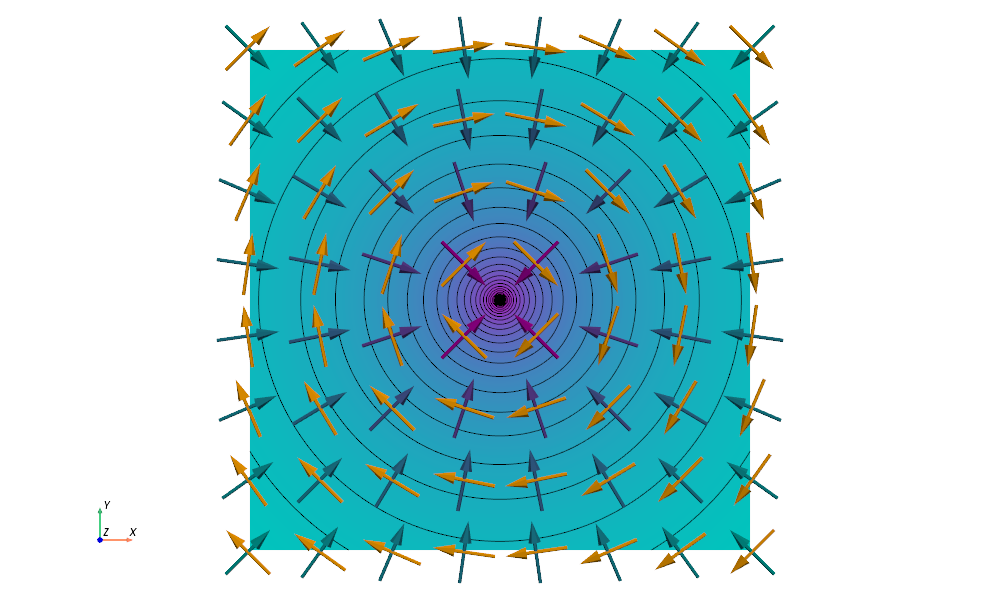

The script that drew this image:
import numpy as np
import pyvista as pv

from matplotlib import cm
from matplotlib.colors import ListedColormap

# --- Eigene dunklere Version von 'cool' ---
base_cmap = cm.get_cmap("cool", 256)
dark_cmap_colors = base_cmap(np.linspace(0, 1, 256))
dark_cmap_colors[:, :3] *= 0.6  # <-- RGB abdunkeln (0.0 - 1.0)
dark_cmap = ListedColormap(dark_cmap_colors)

# --- Parameter ---
z_offset = 0.05  # ← Höhe der Pfeile über der Fläche (0.0 = direkt auf Fläche)

# --- Konstanten ---
I = 1
epsilon_0 = 8.854e-12
c = 3e8
mu_0 = 4 * np.pi * 1e-7

# --- Az-Funktion ---
def Az(x, y):
	r = np.sqrt(x**2 + y**2)
	r[r == 0] = 1e-10
	return I / (2 * np.pi * epsilon_0 * c**2) * np.log(1 / r)

# === Fläche (flach!) ===
x_fine = np.linspace(-1, 1, 100)
y_fine = np.linspace(-1, 1, 100)
Xf, Yf = np.meshgrid(x_fine, y_fine)
Zf = np.zeros_like(Xf)
Az_vals = Az(Xf, Yf)

grid = pv.StructuredGrid()
grid.points = np.c_[Xf.ravel(), Yf.ravel(), Zf.ravel()]
grid.dimensions = Xf.shape[0], Xf.shape[1], 1
grid["Az"] = Az_vals.ravel()

# --- Isolinien ---
contours = grid.contour(isosurfaces=25, scalars="Az")

# === Vektoren (in leicht erhobener Ebene, steuerbar mit z_offset) ===
x_coarse = np.linspace(-1, 1, 8)
y_coarse = np.linspace(-1, 1, 8)
Xc, Yc = np.meshgrid(x_coarse, y_coarse)
Zc = np.full_like(Xc, z_offset)

R = np.sqrt(Xc**2 + Yc**2)
R[R == 0] = 1e-10
grad_A_mag = -mu_0 * I / (2 * np.pi * R)
grad_Ax = grad_A_mag * Xc / R
grad_Ay = grad_A_mag * Yc / R
grad_Az = np.zeros_like(grad_Ax)

# --- Gradient-Pfeile (nabla A_z) ---
points = np.c_[Xc.ravel(), Yc.ravel(), Zc.ravel()]
vectors = np.c_[grad_Ax.ravel(), grad_Ay.ravel(), grad_Az.ravel()]
magnitudes = np.linalg.norm(vectors, axis=1)
directions = vectors / magnitudes[:, np.newaxis]

pdata = pv.PolyData(points)
pdata["gradA"] = directions
pdata["magnitude"] = np.log10(magnitudes)

factor = 0.25
pdata.points -= 0.5 * directions * factor  # zentrieren
glyphs = pdata.glyph(orient="gradA", scale=False, factor=factor)

# === Orthogonales Magnetfeld B (azimutal) ===
Bx = -grad_Ay
By = grad_Ax
Bz = np.zeros_like(Bx)

B_vectors = np.c_[Bx.ravel(), By.ravel(), Bz.ravel()]
B_directions = B_vectors / np.linalg.norm(B_vectors, axis=1)[:, np.newaxis]

# ← Punkte mit gleichem z_offset wie oben
B_points = np.c_[Xc.ravel(), Yc.ravel(), Zc.ravel()]
B_pdata = pv.PolyData(B_points)
B_pdata["B"] = B_directions
B_pdata.points -= 0.5 * B_directions * factor
B_glyphs = B_pdata.glyph(orient="B", scale=False, factor=factor)

# --- Draht als Zylinder ---
cylinder = pv.Cylinder(center=(0, 0, 0), direction=(0, 0, 1), radius=0.02, height=2.0)

# === Plotten ===
plotter = pv.Plotter(window_size=(1000, 600))
plotter.set_background("white")
plotter.renderer.SetBackgroundAlpha(0)

plotter.add_mesh(grid, scalars="Az", cmap="cool", show_scalar_bar=False, opacity=1.0)
plotter.add_mesh(contours, color="black", line_width=1)
plotter.add_mesh(glyphs, scalars="magnitude", cmap=dark_cmap, show_scalar_bar=False)
plotter.add_mesh(B_glyphs, color="orange")
plotter.add_mesh(cylinder, color="black")

plotter.view_vector([0, 0, 1], viewup=[0, 1, 0])
plotter.camera.zoom(1.6)
plotter.show_axes()

# === Anzeige + Screenshot ===
plotter.show(auto_close=False, interactive=False)
plotter.screenshot("A_z_surf_B_orth_to_grad_A_z_vec_top.png", transparent_background=True)
plotter.close()
